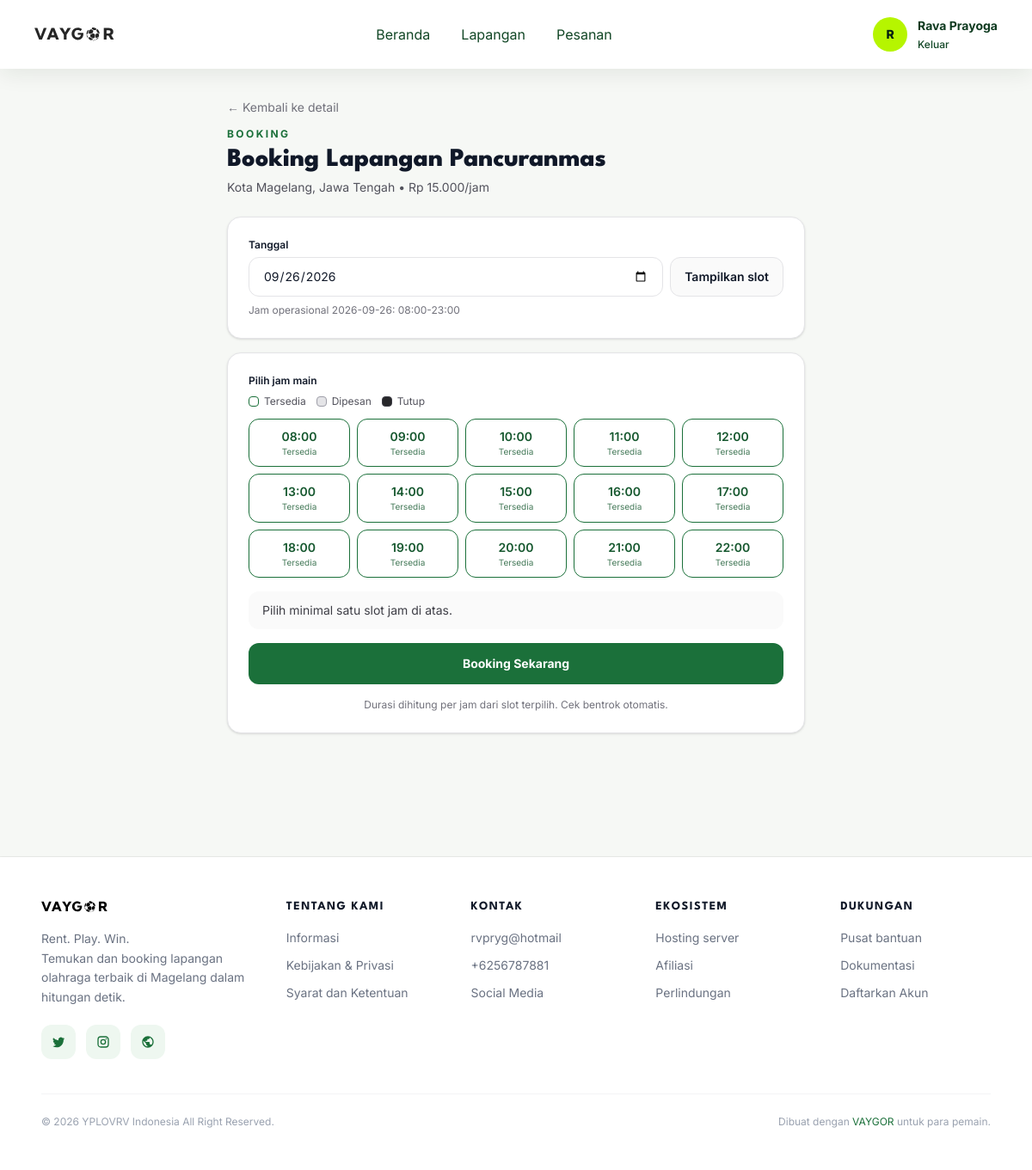
The page /index.php?p=booking&id=1 (signed in) on the database its author committed.
### tables this page shows
CREATE TABLE `users` (
  `id` int UNSIGNED NOT NULL,
  `name` varchar(100) NOT NULL,
  `email` varchar(100) NOT NULL,
  `phone` varchar(20) DEFAULT NULL,
  `password` varchar(255) NOT NULL,
  `role` enum('user','admin') NOT NULL DEFAULT 'user',
  `status` enum('active','inactive') NOT NULL DEFAULT 'active',
  `created_at` timestamp NULL DEFAULT CURRENT_TIMESTAMP,
  `updated_at` timestamp NULL DEFAULT CURRENT_TIMESTAMP ON UPDATE CURRENT_TIMESTAMP
);

CREATE TABLE `fields` (
  `id` int UNSIGNED NOT NULL,
  `name` varchar(100) NOT NULL,
  `location` varchar(255) NOT NULL,
  `description` text,
  `capacity` int DEFAULT '10',
  `price` decimal(12,2) NOT NULL DEFAULT '0.00',
  `image` varchar(255) DEFAULT NULL
);

### pages/booking.php (the view, shortened to what this page needs)
<?php
$fid = (int) ($_GET['id'] ?? 0);
$venue = null;
try {
    $stmt = $conn->prepare("SELECT id, name, location, price FROM fields WHERE id=? LIMIT 1");
    $stmt->bind_param("i", $fid);
    $stmt->execute();
    $venue = $stmt->get_result()->fetch_assoc();
} catch (Throwable $e) {
    $venue = null;
}
$venuePrice = (float) ($venue['price'] ?? 0);
function fmtRp($n)
{
    return 'Rp ' . number_format((float) $n, 0, ',', '.');
}
function vaygor_slot_grid(string $date, int $fid, mysqli $conn): array
{
    $out = [
        'ok' => false,
        'message' => '',
        'slots' => [],
        'open' => '',
        'close' => '',
        'hasAvailable' => false,
    ];
    $d = DateTime::createFromFormat('Y-m-d', $date);
    $day = $d->format('l');
    $sched = null;
    try {
        $stmt = $conn->prepare("SELECT open_time, close_time FROM field_schedules WHERE field_id=? AND day_of_week=? LIMIT 1");
        $stmt->bind_param("is", $fid, $day);
        $stmt->execute();
        $sched = $stmt->get_result()->fetch_assoc();
    } catch (Throwable $e) {
        $sched = null;
    }
    $openH = (int) substr($sched['open_time'], 0, 2);
    $closeH = (int) substr($sched['close_time'], 0, 2);
    $openM = (int) substr($sched['open_time'], 3, 2);
    $closeM = (int) substr($sched['close_time'], 3, 2);
    $out['ok'] = true;
    $out['open'] = substr($sched['open_time'], 0, 5);
    $out['close'] = substr($sched['close_time'], 0, 5);
    $busy = [];
    try {
        $stmt = $conn->prepare("SELECT start_time, end_time FROM bookings WHERE id_field=? AND booking_date=? AND status IN ('pending','confirmed')");
        $stmt->bind_param("is", $fid, $date);
        $stmt->execute();
        $r = $stmt->get_result();
    } catch (Throwable $e) {
        $busy = [];
    }
    for ($h = 8; $h < 23; $h++) {
        $start = sprintf('%02d:%02d', $h, 0);
        $startMin = $h * 60;
        $endMin = ($h + 1) * 60;
        $openMin = $openH * 60 + $openM;
        $closeMin = $closeH * 60 + $closeM;
        $inHours = ($startMin >= $openMin && $endMin <= $closeMin);
        $status = 'closed';
        if ($inHours) {
            $status = 'available';
        }
        if ($status === 'available') $out['hasAvailable'] = true;
        $out['slots'][] = ['start' => $start, 'status' => $status];
    }
    return $out;
}
$success = null;
$oldDate = trim($_GET['date'] ?? $_POST['date'] ?? date('Y-m-d', strtotime('+1 day')));
$grid = vaygor_slot_grid($oldDate, $fid, $conn);
?>
<div class="pt-20">
  <div class="mx-auto max-w-3xl px-6 sm:px-8 lg:px-12 py-8 pb-24 lg:pb-12">
    <a href="index.php?p=produk&id=<?php echo (int) $venue['id']; ?>" class="text-sm text-zinc-500 hover:text-vaygor-600">← Kembali ke detail</a>
    <p class="mt-3 text-xs font-bold uppercase tracking-[0.2em] text-vaygor-600">Booking</p>
    <h1 class="mt-1 font-spartan text-2xl sm:text-3xl font-extrabold">Booking <?php echo htmlspecialchars($venue['name'], ENT_QUOTES, 'UTF-8'); ?></h1>
    <p class="mt-1 text-sm text-zinc-600"><?php echo htmlspecialchars($venue['location'], ENT_QUOTES, 'UTF-8'); ?> • <?php echo htmlspecialchars(fmtRp($venuePrice), ENT_QUOTES, 'UTF-8'); ?>/jam</p>
    <?php if ($success): ?>
      <div class="mt-6 rounded-2xl border border-emerald-200 bg-emerald-50 p-6">
        <p class="font-spartan font-bold text-emerald-800">Booking tersimpan!</p>
        <p class="mt-1 text-sm text-emerald-700">Kode: <span class="font-mono font-bold"><?php echo htmlspecialchars($success['code'], ENT_QUOTES, 'UTF-8'); ?></span> • <?php echo htmlspecialchars($success['date'], ENT_QUOTES, 'UTF-8'); ?> <?php echo htmlspecialchars($success['start'], ENT_QUOTES, 'UTF-8'); ?>-<?php echo htmlspecialchars($success['end'], ENT_QUOTES, 'UTF-8'); ?> • <?php echo htmlspecialchars(fmtRp($success['total']), ENT_QUOTES, 'UTF-8'); ?></p>
        <p class="mt-1 text-xs text-emerald-700">Selesaikan pembayaran di halaman pesanan agar slot dikonfirmasi.</p>
        <div class="mt-4 flex gap-2">
          <a href="index.php?p=pesanan" class="rounded-xl bg-vaygor-600 px-5 py-2.5 text-sm font-bold text-white">Lihat pesanan</a>
          <a href="index.php?p=browse" class="rounded-xl border border-zinc-200 bg-white px-5 py-2.5 text-sm font-bold">Cari lagi</a>
        </div>
      </div>
    <?php else: ?>
      <form method="get" action="index.php" class="mt-6 rounded-2xl border border-zinc-200 bg-white p-5 sm:p-6 shadow-sm">
        <label for="book-date" class="block text-xs font-semibold">Tanggal</label>
        <div class="mt-1.5 flex flex-wrap gap-2">
          <input id="book-date" type="date" name="date" value="<?php echo htmlspecialchars($oldDate, ENT_QUOTES, 'UTF-8'); ?>" min="<?php echo date('Y-m-d'); ?>" required class="w-full sm:w-auto flex-1 min-w-0 rounded-xl border border-zinc-200 px-4 py-3 text-sm focus:border-vaygor-600 focus:ring-2 focus:ring-vaygor-600/20">
          <button type="submit" class="rounded-xl border border-zinc-200 bg-zinc-50 px-4 py-3 text-sm font-semibold hover:border-vaygor-600 hover:text-vaygor-600">Tampilkan slot</button>
        </div>
        <?php if ($grid['ok']): ?>
          <p class="mt-2 text-xs text-zinc-500">Jam operasional <?php echo htmlspecialchars($oldDate, ENT_QUOTES, 'UTF-8'); ?>: <?php echo htmlspecialchars($grid['open'], ENT_QUOTES, 'UTF-8'); ?>-<?php echo htmlspecialchars($grid['close'], ENT_QUOTES, 'UTF-8'); ?></p>
        <?php endif; ?>
      </form>
      <form id="booking-slot-form" method="post" class="mt-4 rounded-2xl border border-zinc-200 bg-white p-5 sm:p-6 shadow-sm space-y-4" data-price="<?php echo htmlspecialchars((string) $venuePrice, ENT_QUOTES, 'UTF-8'); ?>">
        <div>
          <p class="text-xs font-semibold" id="slot-label">Pilih jam main</p>
          <div class="mt-2 flex flex-wrap gap-3 text-xs text-zinc-600" aria-hidden="true">
            <span class="inline-flex items-center gap-1.5"><span class="inline-block h-3 w-3 rounded border border-vaygor-600 bg-white"></span> Tersedia</span>
            <span class="inline-flex items-center gap-1.5"><span class="inline-block h-3 w-3 rounded border border-zinc-400 bg-zinc-200"></span> Dipesan</span>
            <span class="inline-flex items-center gap-1.5"><span class="inline-block h-3 w-3 rounded border border-zinc-700 bg-zinc-800"></span> Tutup</span>
          </div>
          <?php if (!$grid['ok'] || empty($grid['slots'])): ?>
            <div class="mt-3 rounded-xl border border-zinc-200 bg-zinc-50 p-5 text-center" role="status">
              <p class="text-sm font-semibold text-zinc-700"><?php echo htmlspecialchars($grid['message'] !== '' ? $grid['message'] : 'Slot belum tersedia.', ENT_QUOTES, 'UTF-8'); ?></p>
              <p class="mt-1 text-xs text-zinc-500">Ganti tanggal di atas, lalu tekan Tampilkan slot.</p>
            </div>
          <?php else: ?>
            <div class="mt-3 grid grid-cols-3 sm:grid-cols-4 md:grid-cols-5 gap-2" role="group" aria-labelledby="slot-label">
              <?php foreach ($grid['slots'] as $slot): ?>
                <?php
                  $st = $slot['status'];
                  $label = $slot['start'];
                  if ($st === 'available'):
                ?>
                  <label class="cursor-pointer">
                    <span class="flex min-h-11 flex-col items-center justify-center rounded-xl border px-2 py-2.5 text-sm font-semibold transition border-vaygor-600 bg-white text-vaygor-700 hover:bg-vaygor-50 peer-checked:bg-vaygor-600 peer-checked:text-white peer-focus-visible:ring-2 peer-focus-visible:ring-vaygor-600 peer-focus-visible:ring-offset-2">
                      <?php echo htmlspecialchars($label, ENT_QUOTES, 'UTF-8'); ?>
                      <span class="text-[10px] font-normal opacity-80">Tersedia</span>
                    </span>
                  </label>
                <?php endif; ?>
              <?php endforeach; ?>
            </div>
          <?php endif; ?>
        </div>
        <div id="slot-summary" class="rounded-xl bg-zinc-50 px-4 py-3 text-sm text-zinc-700" aria-live="polite">
        </div>
        <button type="submit" name="book" <?php echo (!$grid['ok'] || !$grid['hasAvailable']) ? 'disabled' : ''; ?> class="w-full rounded-xl bg-vaygor-600 px-5 py-3.5 text-sm font-bold text-white hover:bg-vaygor-700 disabled:cursor-not-allowed disabled:opacity-50">Booking Sekarang</button>
        <p class="text-xs text-zinc-500 text-center">Durasi dihitung per jam dari slot terpilih. Cek bentrok otomatis.</p>
      </form>
    <?php endif; ?>
  </div>
</div>

### includes/navbar.php (shortened to what this page needs)
<?php
$navLoggedIn = !empty($_SESSION['id']);
$navName    = $_SESSION['name'] ?? '';
$navSolid   = !empty($navForceSolid);
if ($navLoggedIn && !$navName) {
    $navConn = $GLOBALS['conn'] ?? null;
    if ($navConn) {
        $navRes = mysqli_query($navConn, 'SELECT name FROM users WHERE id = ' . (int) $_SESSION['id'] . ' LIMIT 1');
        $navRow = $navRes ? mysqli_fetch_assoc($navRes) : null;
        $navName = $navRow['name'] ?? 'Pengguna';
    } else {
        $navName = 'Pengguna';
    }
}
$navInitial = $navName ? mb_strtoupper(mb_substr(trim($navName), 0, 1)) : 'V';
?>
<nav id="siteNav" data-force="<?= $navSolid ? '1' : '0' ?>" class="fixed inset-x-0 top-0 z-50 <?= $navSolid ? 'scrolled' : '' ?>">
  <div class="mx-auto flex h-20 max-w-7xl items-center justify-between px-5 sm:px-8 lg:px-10">
    <a href="index.php" class="flex items-center">
      <img id="navLogo" src="assets/images/logo(1).svg" class="h-5 w-auto sm:h-6" alt="VAYGOR">
    </a>
    <div class="hidden items-center gap-9 lg:flex">
      <a href="index.php" class="nav-link">Beranda</a>
      <a href="index.php?p=browse" class="nav-link">Lapangan</a>
      <?php if ($navLoggedIn): ?>
        <a href="index.php?p=pesanan" class="nav-link">Pesanan</a>
      <?php else: ?>
      <a href="index.php#venue" class="nav-link">Venue</a>
      <a href="index.php#cara" class="nav-link">Cara Booking</a>
      <?php endif; ?>
    </div>
    <div class="hidden items-center gap-5 lg:flex">
      <?php if (!$navLoggedIn): ?>
        <a href="login.php" class="nav-link">Masuk</a>
        <a href="index.php?p=browse" class="rounded-xl bg-neon px-6 py-3 text-sm font-bold text-vaygor-950 shadow-lg shadow-black/20 transition hover:scale-[1.03] hover:bg-white">Book Now</a>
      <?php else: ?>
        <div class="flex items-center gap-3">
          <div class="nav-avatar flex h-10 w-10 items-center justify-center rounded-full bg-neon text-sm font-extrabold text-vaygor-950 ring-2 ring-white/40"><?= $navInitial; ?></div>
          <div class="leading-tight">
            <p class="nav-name max-w-[10rem] truncate text-sm font-bold"><?= htmlspecialchars($navName); ?></p>
            <a href="logout.php" class="nav-logout text-xs font-medium">Keluar</a>
          </div>
        </div>
      <?php endif; ?>
    </div>
  </div>
</nav>

### includes/navbar.php (style rules this page uses)
#siteNav { background: transparent; transition: background-color .3s ease, box-shadow .3s ease; }
#siteNav .nav-link { color: rgba(255, 255, 255, .85); transition: color .25s ease; }
#siteNav .nav-name { color: #fff; }
#siteNav .nav-logout { color: rgba(255, 255, 255, .7); transition: color .25s ease; }
#siteNav.scrolled { background: rgba(255, 255, 255, .92); box-shadow: 0 6px 24px rgba(6, 34, 17, .08); backdrop-filter: blur(10px); -webkit-backdrop-filter: blur(10px); }
#siteNav.scrolled .nav-link { color: #124726; }
#siteNav.scrolled #navLogo { filter: brightness(0) opacity(.85); }
#siteNav.scrolled .nav-name { color: #0e3a1f; }
#siteNav.scrolled .nav-logout { color: #124726; }

### rows shown on the page
users: name "R", name "Rava Prayoga"
fields: name "Lapangan Pancuranmas", location "Kota Magelang, Jawa Tengah", price "Rp 15.000"

### other values the page prints
$oldDate "2026-09-26"
$grid['open'] "08:00"
$grid['close'] "23:00"
$label "08:00"
$label "09:00"
$label "10:00"
$label "11:00"
$label "12:00"
$label "13:00"
$label "14:00"
$label "15:00"
$label "16:00"
$label "17:00"
$label "18:00"
$label "19:00"
